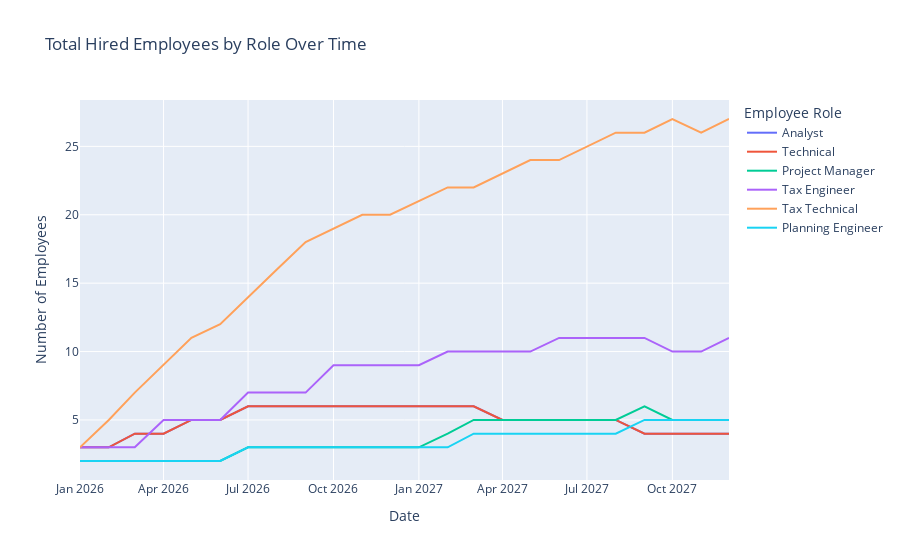

The notebook cell this image was saved under:
### Code cell
import plotly.express as px

# --- Plot 1: Total Hired Employees by Role ---

# Select the columns that represent the total hired staff for each role
hired_total_columns = [col for col in simulation_df.columns if 'Hired (Total)' in col]
roles_to_plot = [col.replace(' Hired (Total)', '') for col in hired_total_columns]

# Create the line plot
fig_employees = px.line(
    simulation_df,
    x='Date',
    y=hired_total_columns,
    title='Total Hired Employees by Role Over Time',
    labels={'value': 'Number of Employees', 'variable': 'Employee Role'}
)

# Update the legend to show clean role names
fig_employees.for_each_trace(lambda t: t.update(name = t.name.replace(" Hired (Total)", "")))


# Show the plot
fig_employees.show()
